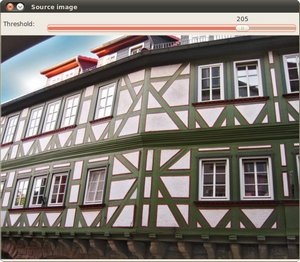
//> input picture fun2/img/harris.jpg, 300 x 262 px
$ ./fun2   (built with g++ and OpenCV 4)
//> lines starting //> are read from the running program, lines starting //| are printed output that depends on the picture
### fun2/TextMat.h
//
// Created by Oleksiy Grechnyev on 5/24/18.
//

#pragma once

#include <string>

#include <opencv2/core.hpp>

namespace algorithms {
    /// Print cv-mat as txt (with no size tags)
    void PrintToTxt_uchar(std::string name, cv::Mat mat);

    /// Read cv-mat from txt (for a given size)
    cv::Mat ReadMatFromTxt_uchar(std::string filename, int rows, int cols);

    /// Write opencv matrix to a binary file
    void writeMat(const cv::Mat & m, const std::string & fileName);

    /// Read opencv matrix from a binary file
    cv::Mat readMat(const std::string & fileName);

    /// A simple hash function
    uint32_t hashDJB2(const void * buf, size_t bufSize);

    /// Hash OpenCV matrix data
    uint32_t hashMat(const cv::Mat & m);

    /// Matrix info string (size + depth +  type + hash)
    std::string infoStringMat(const cv::Mat & m);
}

### fun2/fun2.cpp
#include <iostream>
#include <sstream>
#include <string>
#include <cmath>

#include <opencv2/opencv.hpp>

#include "TextMat.h"

//======================================================================================================================
// Visualize the two e-values
cv::Mat visEVV(const cv::Mat &in) {
    using namespace std;
    using namespace cv;
    cout << "EVV : size = " << in.size() << " , channels=" << in.channels() << " , type=" << in.type() << "="
         << CV_32FC(6) << endl;

    Mat res = Mat::zeros(in.size(), CV_32FC3);
    for (int iy = 0; iy < in.rows; ++iy) {
        for (int ix = 0; ix < in.cols; ++ix) {
            double l1 = in.at<Vec6f>(iy, ix)[0];
            double l2 = in.at<Vec6f>(iy, ix)[1];
            if (l1 > l2)
                swap(l1, l2);
            res.at<Vec3f>(iy, ix)[0] = l1 * 10; // B
            res.at<Vec3f>(iy, ix)[2] = l2 * 2; // R
        }
    }

    double valMin, valMax;
    minMaxLoc(res, &valMin, &valMax);
    cout << "EVV : min = " << valMin << ", max = " << valMax << endl;

    return res;
}

//======================================================================================================================
/// Convert EVV to harris corners
cv::Mat evv2cor(const cv::Mat &in, float k) {
    using namespace std;
    using namespace cv;

    Mat res = Mat::zeros(in.size(), CV_32F);
    for (int iy = 0; iy < in.rows; ++iy) {
        for (int ix = 0; ix < in.cols; ++ix) {
            double l1 = in.at<Vec6f>(iy, ix)[0];
            double l2 = in.at<Vec6f>(iy, ix)[1];
            res.at<float>(iy, ix) = l1 * l2 - k * (l1 + l2) * (l1 + l2);
        }
    }
    return res;
}

//======================================================================================================================
/// Now I am trying to reproduce  cornerEigenValsAndVecs(), EV only
cv::Mat myEV(const cv::Mat &in, int blockSize, int ksize, int borderType = cv::BORDER_DEFAULT) {
    using namespace std;
    using namespace cv;
    Size2i sz = in.size();

    // gradient
    Mat gx, gy;
    double scale = (double) (1 << (ksize - 1)) * blockSize;
    if( in.depth() == CV_8U )
        scale *= 255.0;
    scale = 1 / scale;
//    cout << "scale = " << scale << endl;
    Sobel(in, gx, CV_32F, 1, 0, ksize, scale, 0, borderType);
    Sobel(in, gy, CV_32F, 0, 1, ksize, scale, 0, borderType);
    // Grad matrix
    Mat cov(sz, CV_32FC3);
    for (int iy = 0; iy < sz.height; ++iy) {
        for (int ix = 0; ix < sz.width; ++ix) {
            float ggx = gx.at<float>(iy, ix);
            float ggy = gy.at<float>(iy, ix);
            cov.at<Vec3f>(iy, ix)[0] = ggx * ggx;
            cov.at<Vec3f>(iy, ix)[1] = ggx * ggy;
            cov.at<Vec3f>(iy, ix)[2] = ggy * ggy;
        }
    }

    // Filter it !
    boxFilter(cov, cov, CV_32FC3, Size2i(blockSize, blockSize), Point2i(-1, -1), false, borderType);

    // Get the result !
    Mat res = Mat::zeros(sz, CV_32FC(6));
    for (int iy = 0; iy < sz.height; ++iy) {
        for (int ix = 0; ix < sz.width; ++ix) {
            float a = cov.at<Vec3f>(iy, ix)[0];
            float b = cov.at<Vec3f>(iy, ix)[1];
            float c = cov.at<Vec3f>(iy, ix)[2];
            float t = (a + c) / 2;
            float u = sqrtf(t * t - a * c + b * b);
            float l1 = t - u;
            float l2 = t + u;
            res.at<Vec6f>(iy, ix)[0] = l1;
            res.at<Vec6f>(iy, ix)[1] = l2;
        }
    }
    return res;
}

//======================================================================================================================
int main(int argc, char **argv) {
    using namespace std;
    using namespace cv;

    cout << "OpenCV version = " << CV_VERSION << endl;

    Mat img = imread("img/harris.jpg");
//> img is the input picture: 262 rows x 300 cols, CV_8UC3; mean B, G, R 114.5, 120.4, 127.4
    Mat gray;
    cvtColor(img, gray, COLOR_BGR2GRAY);

    // Calc the corners
    Mat outCorners, resCorners;
    cornerHarris(gray, resCorners, 2, 3, 0.04);
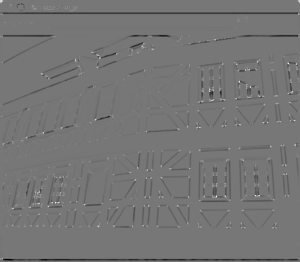
//> resCorners: 262 rows x 300 cols, CV_32FC1; min -0.0138, max 0.0157, mean -0.000234; drawn with min black and max white
    {
        double valMin, valMax;
        minMaxLoc(resCorners, &valMin, &valMax);
//> valMin = -0.0138; valMax = 0.0157
        cout << "corners : min = " << valMin << ", max = " << valMax << endl;
//| corners : min = -0.0137894, max = 0.0156847
    }
    normalize(resCorners, outCorners, 0, 255, NORM_MINMAX, CV_8U);

    int thresh = 150;
    for (int iy = 0; iy < outCorners.rows; ++iy) {
        for (int ix = 0; ix < outCorners.cols; ++ix) {
            if (outCorners.at<uchar>(iy, ix) > thresh) {
                circle(outCorners, Point2i(ix, iy), 5, Scalar(0), 2);
            }
        }
    }
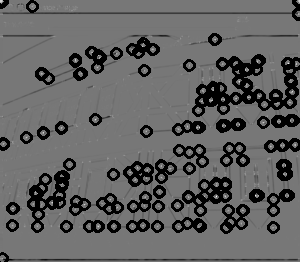
//> outCorners: 262 rows x 300 cols, CV_8UC1; min 0, max 255, mean 97.2

    // Calc e-values, e-vectors
    Mat resEVV;
    cornerEigenValsAndVecs(gray, resEVV, 2, 3);
    Mat outEVV = visEVV(resEVV);
//| EVV : size = [300 x 262] , channels=6 , type=45=45
//> after the loop in visEVV, `for (int iy = 0; iy < in.rows; ++iy)`:
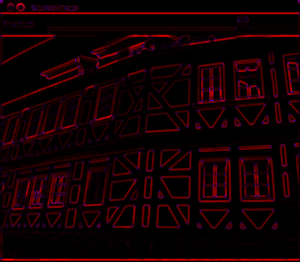
//> res: 262 rows x 300 cols, CV_32FC3; mean B, G, R 0.0121, 0, 0.0939; drawn with min black and max white
//> in visEVV, `minMaxLoc(res, &valMin, &valMax);`: valMin = -8.23e-11; valMax = 1.18
//| EVV : min = -8.23426e-11, max = 1.17937

    // [11 lines of commented-out code are left out]
    Mat resEVV2 = myEV(gray, 2, 3);
//> in myEV, `Sobel(in, gx, CV_32F, 1, 0, ksize, scale, 0, borderType);`:
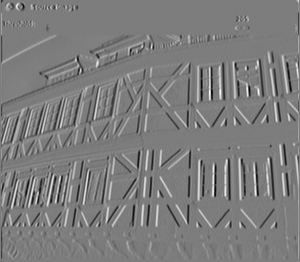
//> gx: 262 rows x 300 cols, CV_32FC1; min -0.404, max 0.419, mean -0.000557; drawn with min black and max white
//> in myEV, `Sobel(in, gy, CV_32F, 0, 1, ksize, scale, 0, borderType);`:
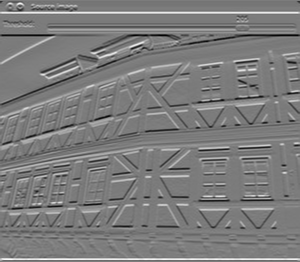
//> gy: 262 rows x 300 cols, CV_32FC1; min -0.433, max 0.457, mean 0.00171; drawn with min black and max white
//> after the loop in myEV, `for (int iy = 0; iy < sz.height; ++iy)`:
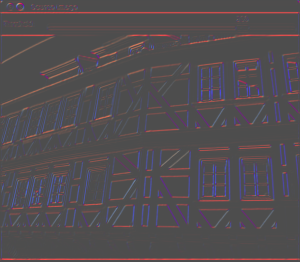
//> cov: 262 rows x 300 cols, CV_32FC3; mean B, G, R 0.00493, 0.000716, 0.00707; drawn with min black and max white
//> in myEV, `boxFilter(cov, cov, CV_32FC3, Size2i(blockSize, blockSize), Point2i(-1..`:
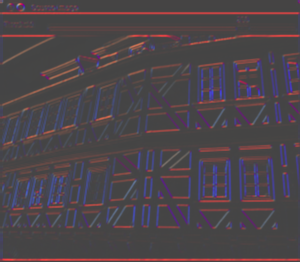
//> cov: 262 rows x 300 cols, CV_32FC3; mean B, G, R 0.0198, 0.00287, 0.0283; drawn with min black and max white
    Mat outEVV2 = visEVV(resEVV2);
//| EVV : size = [300 x 262] , channels=6 , type=45=45
//> after the loop in visEVV (call 2), `for (int iy = 0; iy < in.rows; ++iy)`: res: 262 rows x 300 cols, CV_32FC3; 0% of the values are NaN or infinite; the others: min -2.91e-10, max 1.18, mean 0.0353
//| EVV : min = -2.91038e-10, max = 1.17937

    imshow("img", img);
    imshow("outCorners", outCorners);
    imshow("outEVV", outEVV);
//     imshow("outEVV2", outEVV2);
    waitKey(0);

    return 0;
}

$ run again, with fun2/img/bear500.jpg copied over fun2/img/harris.jpg
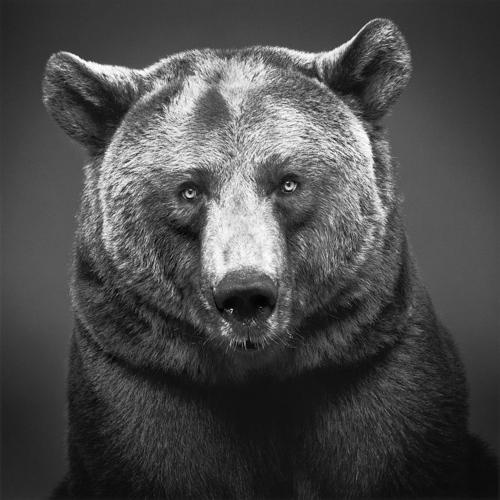
//> input picture fun2/img/bear500.jpg, 500 x 500 px
//> img is the input picture: 500 rows x 500 cols, CV_8UC3; min 0, max 255, mean 74.6
//> `minMaxLoc(resCorners, &valMin, &valMax);`: valMin = -0.00714; valMax = 0.0106
//| corners : min = -0.00714101, max = 0.0106248
//| EVV : size = [500 x 500] , channels=6 , type=45=45
//> after the loop in visEVV, `for (int iy = 0; iy < in.rows; ++iy)`:
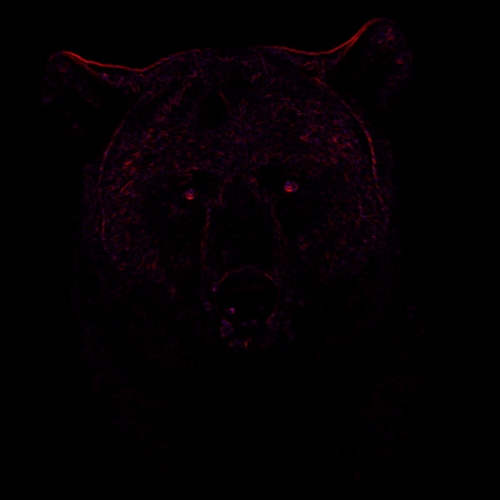
//> res: 500 rows x 500 cols, CV_32FC3; mean B, G, R 0.00823, 0, 0.0148; drawn with min black and max white
//> in visEVV, `minMaxLoc(res, &valMin, &valMax);`: valMin = -5.09e-11; valMax = 0.929
//| EVV : min = -5.09318e-11, max = 0.929086
//> after the loop in myEV, `for (int iy = 0; iy < sz.height; ++iy)`:
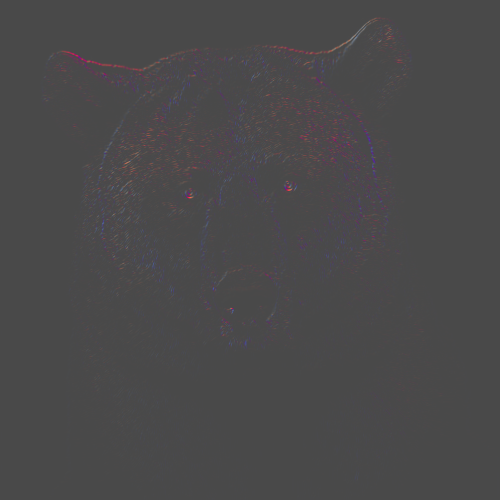
//> cov: 500 rows x 500 cols, CV_32FC3; mean B, G, R 0.000943, 7.74e-06, 0.00111; drawn with min black and max white
//| EVV : size = [500 x 500] , channels=6 , type=45=45
//| EVV : min = -3.63798e-11, max = 0.929086

$ run again, with fun2/img/wolf500.jpg copied over fun2/img/harris.jpg
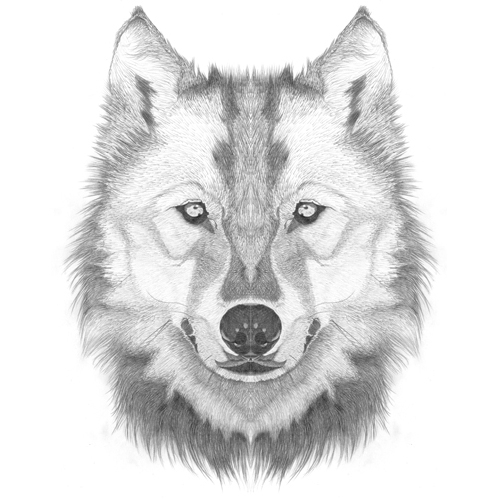
//> input picture fun2/img/wolf500.jpg, 500 x 500 px
//> img is the input picture: 500 rows x 500 cols, CV_8UC3; min 41, max 255, mean 222.2
//> `minMaxLoc(resCorners, &valMin, &valMax);`: valMin = -0.00409; valMax = 0.00943
//| corners : min = -0.00408982, max = 0.00943287
//| EVV : size = [500 x 500] , channels=6 , type=45=45
//> in visEVV, `minMaxLoc(res, &valMin, &valMax);`: valMin = -1.82e-11; valMax = 0.766
//| EVV : min = -1.82001e-11, max = 0.765976
//> in myEV, `boxFilter(cov, cov, CV_32FC3, Size2i(blockSize, blockSize), Point2i(-1..`:
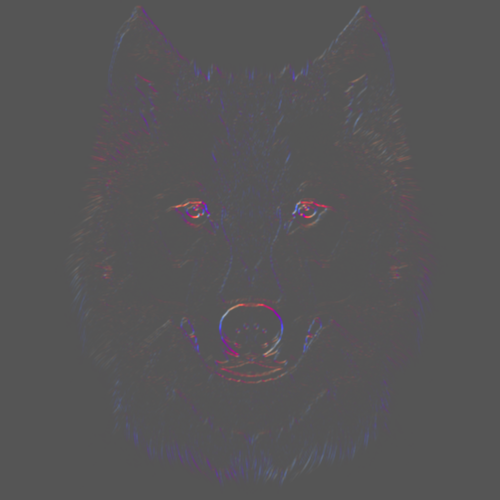
//> cov: 500 rows x 500 cols, CV_32FC3; mean B, G, R 0.0032, 4.02e-07, 0.00281; drawn with min black and max white
//| EVV : size = [500 x 500] , channels=6 , type=45=45
//| EVV : min = -1.81899e-11, max = 0.765976
